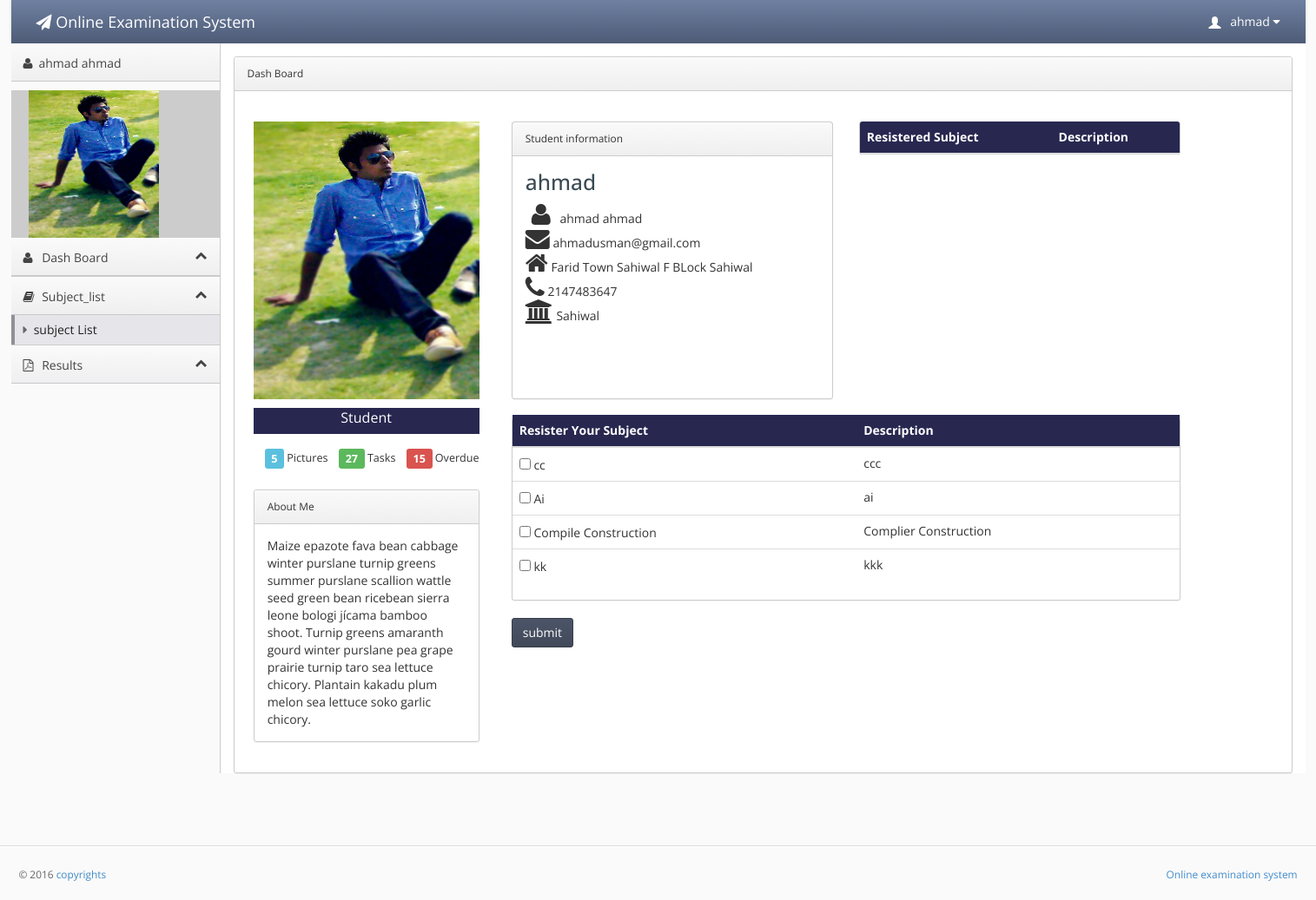
Page /student_main1.php (signed in) on the earlier database version.
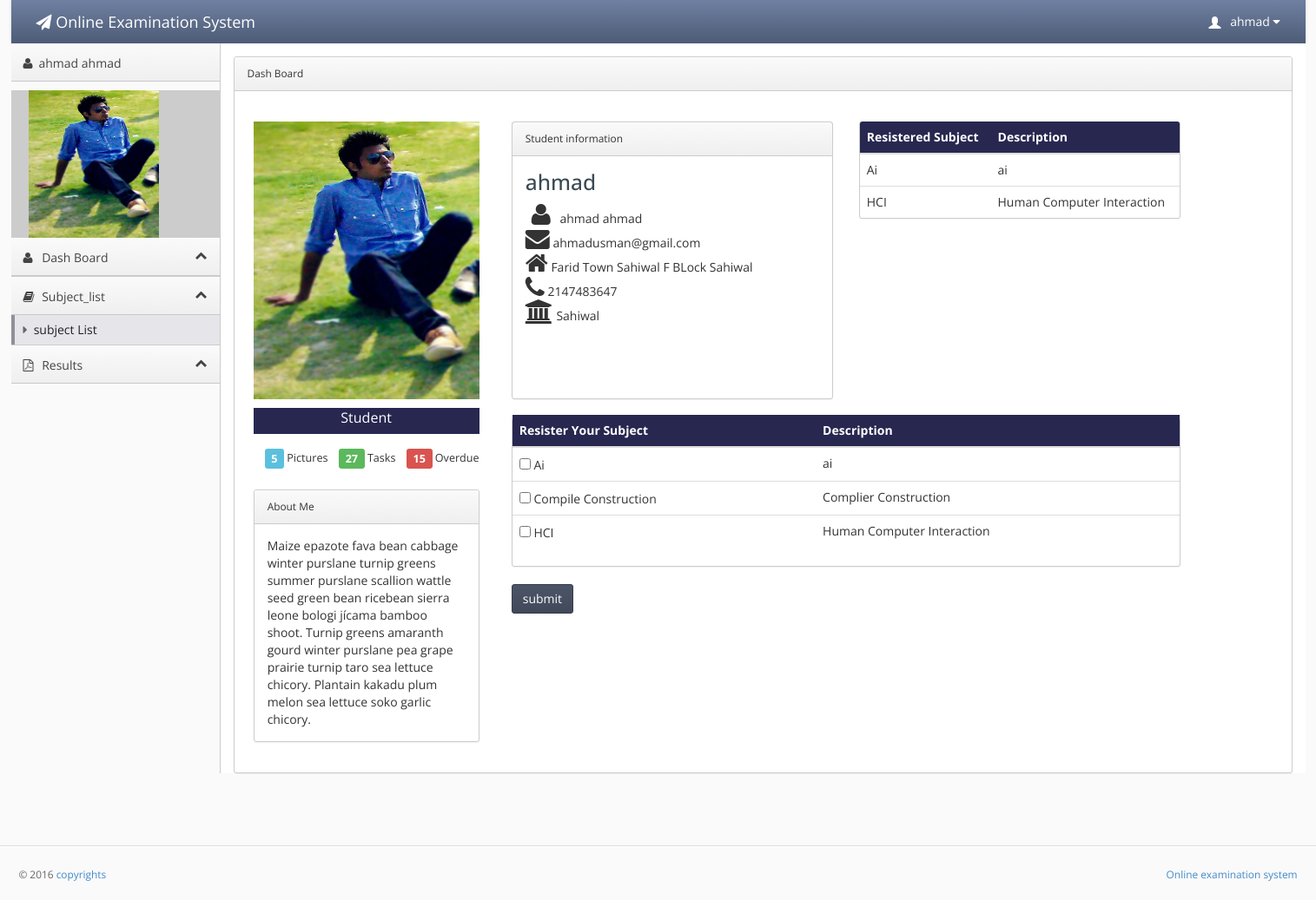
Same page on the later database version.
### tables this page shows
CREATE TABLE IF NOT EXISTS `student` (
`student_id` int(20) NOT NULL,
  `user` varchar(20) NOT NULL,
  `f_name` varchar(20) NOT NULL,
  `l_name` varchar(20) NOT NULL,
  `password` varchar(20) NOT NULL,
  `email` varchar(30) NOT NULL,
  `contact` int(20) NOT NULL,
  `address` varchar(50) NOT NULL,
  `city` varchar(20) NOT NULL,
  `code` int(20) NOT NULL,
  `image` varchar(1000) DEFAULT NULL
);

CREATE TABLE IF NOT EXISTS `subject` (
`subject_id` int(10) unsigned NOT NULL,
  `name` varchar(100) NOT NULL,
  `description` varchar(100) NOT NULL
);

CREATE TABLE IF NOT EXISTS `subject_register` (
  `student_id` int(30) unsigned NOT NULL,
  `subject_id` int(20) unsigned NOT NULL,
  `register` enum('Register','unregister') NOT NULL DEFAULT 'Register'
);

### student_main1.php (the view, shortened to what this page needs)
<!doctype html>
<html lang="en"><head>
    <link rel="stylesheet" type="text/css" href="lib/bootstrap/css/bootstrap.css">
    <link rel="stylesheet" href="lib/font-awesome/css/font-awesome.css">
    <link rel="stylesheet" type="text/css" href="stylesheets/theme.css">
    <link rel="stylesheet" type="text/css" href="stylesheets/premium.css">
</head>
<body class=" theme-blue">
<div style="width:100%; height:auto;">
<div style="width:1490px; margin-left:auto; margin-right:auto; ">
    <div class="navbar navbar-default" role="navigation">
        <div class="navbar-header">
  <a class="" href="index.html"><span class="navbar-brand"><span class="fa fa-paper-plane"></span> Online Examination System</span></a></div>
           <?php
  if(isset($_SESSION['user']))
  {
  $id =$_SESSION['user'];
 $result = mysql_query("select * from student
WHERE student.user = '$id'");
while($row = mysql_fetch_array($result))
{
$image = "images/".$row['image'];
?>
        <div class="navbar-collapse collapse" style="height: 1px;">
          <ul id="main-menu" class="nav navbar-nav navbar-right">
            <li class="dropdown hidden-xs">
                <a href="#" class="dropdown-toggle" data-toggle="dropdown">
                    <span class="glyphicon glyphicon-user padding-right-small" style="position:relative;top: 3px;"></span>
                     <?php echo $row['f_name'];?>
                    <i class="fa fa-caret-down"></i>
                </a>
            </li>
          </ul>
        </div>
      </div>
    </div>
    </div>
<div style="width:100%; height:auto;">
<div style="width:1490px; margin-left:auto; margin-right:auto; ">
   <div class="sidebar-nav">
   <ul>
    <li><a href="" class="nav-header" data-toggle="collapse"><i class="fa fa-fw fa-user"></i><?php echo $row['f_name'];?>&nbsp;<?php echo $row['l_name'];?>  </a></li>
    <li style="width:100%; margin-top:10px; background:#cccccc;  height:170px;">
    <div style="width:150px; height:170px; margin-left:20px; margin-top:10px; background-color:#333333;"><img src="<?php echo $image;?>" width="100%" height="100%"></div>
    </li>
    <li><a href="student_main.php" data-target=".dashboard-menu" class="nav-header" data-toggle="collapse"><i class="fa fa-fw fa-user"></i> Dash Board<i class="fa fa-collapse"></i></a></li>
    <li><ul class="dashboard-menu nav nav-list collapse in ">
    </ul></li>
    <ul>
    <li><a href="#" data-target=".dashboard-menu" class="nav-header" data-toggle="collapse"><i class="fa fa-fw fa-book"></i> Subject_list<i class="fa fa-collapse"></i></a></li>
    <li><ul class="dashboard-menu nav nav-list collapse in ">
           <li class="active"><a href="student_subject_list.php"><span class="fa fa-caret-right"></span> subject List</a></li>
    </ul></li>
     <li><a href="#" data-target=".dashboard-menu" class="nav-header" data-toggle="collapse"><i class="fa fa-fw fa-file-pdf-o"></i> Results<i class="fa fa-collapse"></i></a></li>
    </div>
    <div class="content">
        <div class="main-content">
    <div class="panel panel-default">
        <a href="#page-stats" class="panel-heading" data-toggle="collapse">Dash Board</a>
        <div id="page-stats" class="panel-collapse panel-body collapse in">
                    <div class="row">
                        <div class="col-md-3 col-sm-6">
                            <div class="knob-container">
                             <div style="width:260px; height:700px;margin-top:20px; border-radius:6px;">
                             <div style="height:320px; width:100%;background-color:#333333; border-radius:4px;"><img src="<?php echo $image;?>" width="100%" height="100%"></div>
                             <div style="height:30px; margin-top:10px; width:100%;text-align:center;background-color:#272750;font-size:16px;color:#FFFFFF;"><h4">Student</h4></div>
                             <div class="stats">
    <p class="stat"><span class="label label-info">5</span> Pictures</p>
    <p class="stat"><span class="label label-success">27</span> Tasks</p>
    <p class="stat"><span class="label label-danger">15</span> Overdue</p>
</div>
  <div class="col-sm-6 col-md-6" style="margin-top:20px; margin-left:-15px; width:290px;;">
        <div class="panel panel-default">
            <a href="#widget1container" class="panel-heading" data-toggle="collapse">About Me </a>
            <div id="widget1container" class="panel-body collapse in">
              Maize epazote fava bean cabbage winter purslane turnip greens summer purslane scallion wattle seed green bean ricebean sierra leone bologi jícama bamboo shoot. Turnip greens amaranth gourd winter purslane pea grape prairie turnip taro sea lettuce chicory. Plantain kakadu plum melon sea lettuce soko garlic chicory.
           </div>
           </div>
</div>
                             </div>
                            </div>
                        </div>
                         <div class="col-sm-6 col-md-6"  style="margin-top:20px; width:400px;">
        <div class="panel panel-default" style="height:320px;">
            <a href="#widget1container" class="panel-heading" style="background-color:#333333;" data-toggle="collapse">Student information </a>
            <div id="widget1container" class="panel-body collapse in" style="margin-top:-10px;">
                <h2><?php echo $row['user']; ?></h2>
                <i class="fa fa-fw fa-user fa-2x"></i>&nbsp;<?php echo $row['f_name']; ?>&nbsp;<?php echo $row['l_name']; ?><br>
              <i class="fa fa-envelope fa-2x" aria-hidden="true"></i>&nbsp;<?php echo $row['email']; ?><br>
               <i class="fa fa-home fa-2x" aria-hidden="true"></i>&nbsp;<?php echo $row['address']; ?><br>
               <i class="fa fa-phone fa-2x" aria-hidden="true"></i>&nbsp;<?php echo $row['contact']; ?><br>
                <i class="fa fa-bank fa-2x" aria-hidden="true"></i>&nbsp;<?php echo $row['city']; ?>
            </div>
        </div>
    </div>
     <div class="row">
    <div class="col-sm-6 col-md-6" style="width:300px; margin-top:20px; width:400px;">
        <div class="panel panel-default">
           <table class="table" style="margin-top:-1px;">
  <thead >
    <tr style="background-color:#272750; color:#FFFFFF;">
       <th>Resistered  Subject</th>
     <th>Description</th>
    </tr>
  </thead>
  <tbody>
    <tr>
     <?php
  if(isset($_SESSION['user']))
  {
  $id =$_SESSION['user'];
 $result = mysql_query("select subject.*,subject_register.*,student.* from subject
 INNER JOIN subject_register ON subject_register.subject_id = subject.subject_id
 INNER JOIN  student ON student.student_id = subject_register.student_id
 where student.user = '$id'
 ");
while($row = mysql_fetch_array($result))
{
?>
      <td><?php echo $row['name'];?></td>
      <td><?php echo $row['description'];?></td>
    </tr>
   <?php } ?>
  </tbody>
</table>
        </div>
    </div>
     <div class="col-sm-6 col-md-6" style="width:800px; margin-top:1px;" >
        <div class="panel panel-default" style="margin-top:1px;">
                <form action="" method="Post">
                <table class="table" style="margin-top:-5px;">
  <thead >
    <tr style="background-color:#272750; color:#FFFFFF;">
       <th>Resister Your Subject</th>
      <th>Description</th>
    </tr>
  </thead>
  <tbody>
    <tr>
    <?php
  if(isset($_SESSION['user']))
  {
  $id =$_SESSION['user'];
 $result = mysql_query("select * from student
WHERE student.user = '$id'");
while($row = mysql_fetch_array($result))
{
?>
     <?php
  $qry="select * from subject";
  $result = mysql_query($qry);
        while ($row = mysql_fetch_array($result)) {
?>
     <td><input type="checkbox" name="check_list[]" value="<?php echo $row['subject_id'];?>">
      <?php echo $row['name'];?></td>
      <td><?php echo $row['description'];?></td>
    </tr>
   <?php } ?>
  </tbody>
</table>
        </div>
         <input type="submit" name="submit" value="submit" class="btn btn-primary" >
    </div>
</div>
</div>
</div>
                        </div>
         </div>
    </div>
            <footer>
                <hr>
                <p class="pull-right"><a href="main_user.php" target="_blank">Online examination system</a></p>
                <p>© 2016 <a href="http://www.portnine.com" target="_blank">copyrights</a></p>
            </footer>
        </div>
    </div>
</body></html>
<?php
 if(isset($_POST['submit']))
 {
 if(!empty($_POST['check_list'])) {
    foreach($_POST['check_list'] as $check) {
            echo $check;
			echo $student_id = $_POST['student_id'];
	echo
	$query ="INSERT INTO `subject_register`(`student_id`, `subject_id`) VALUES('$student_id','$check')";
			if(mysql_query($query));{
			  echo'<script>window.location="student_main.php";</script>';
}
			}
}
}}
?> <?php }}}}?>

### student_main1.php (style rules this page uses)
.navbar-default .navbar-brand, .navbar-default .navbar-brand:hover { color: #fff; }

Differences in the rows shown:
removed subject: name "cc", description "ccc"
removed subject: name "kk", description "kkk"
added subject_register: subject.name "Ai", subject.description "ai"
added subject_register: subject.name "HCI", subject.description "Human Computer Interaction"
added subject: name "HCI", description "Human Computer Interaction"
